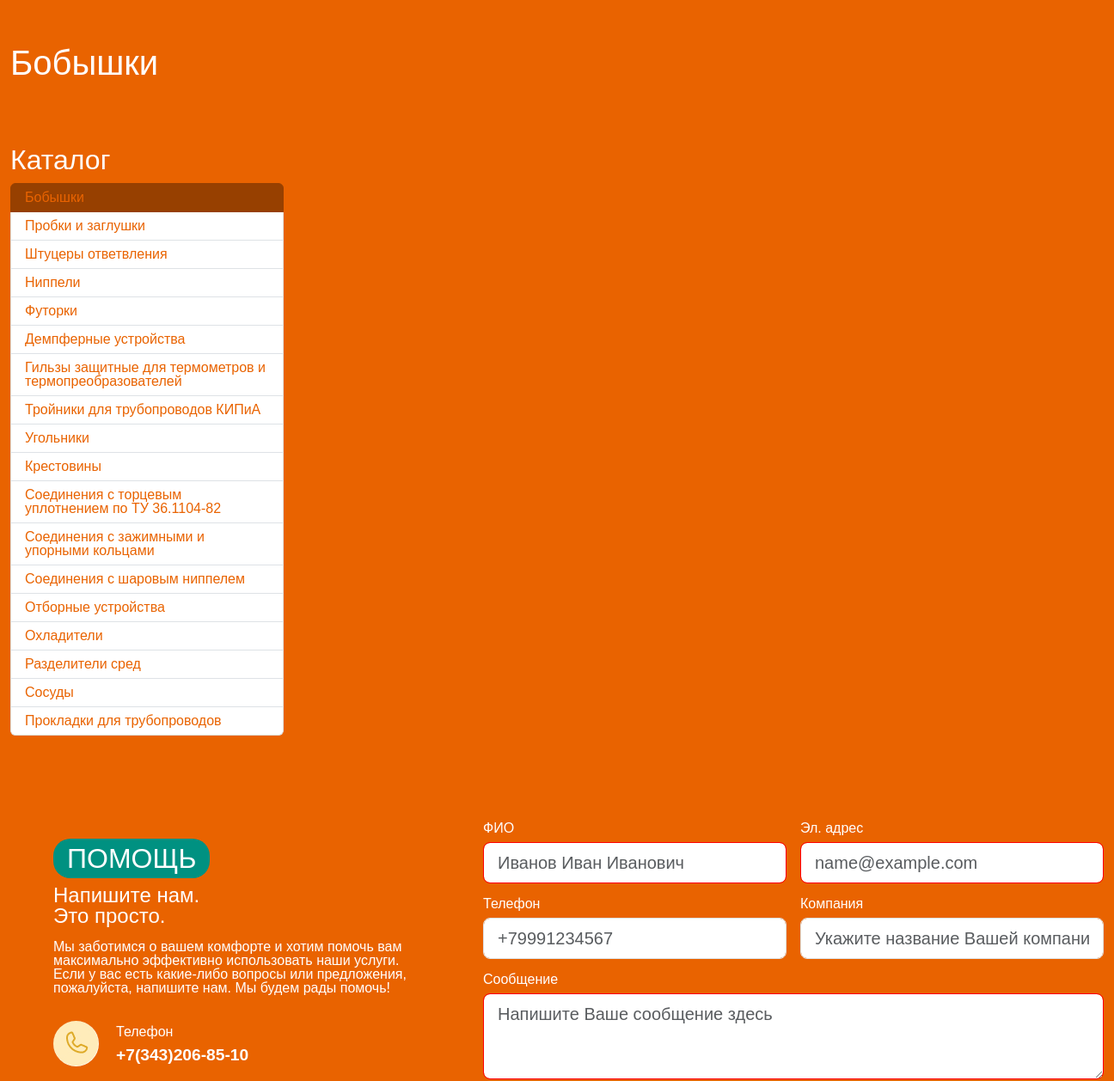
/group/bobyshki/ (middle part), run on an earlier commit of the app's database.
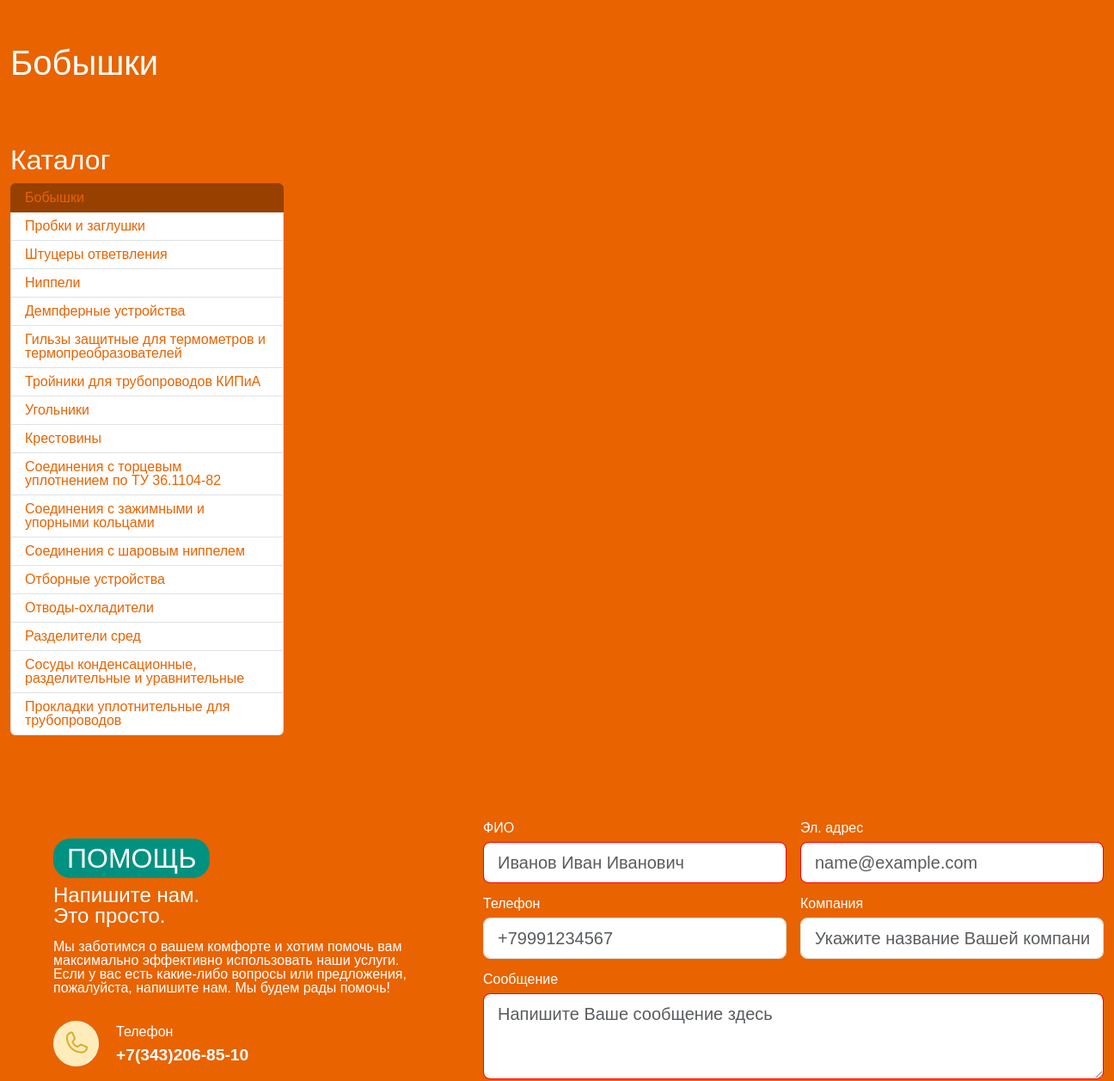
And on a later commit of the database.
### mainapp/models.py (models this page shows, shortened)
class Group(models.Model):
    name = models.CharField(max_length=255, unique=True)
    category = models.ForeignKey(Category, on_delete=models.CASCADE, related_name="category")
    url_img = models.TextField(blank=True)
    text = RichTextField(blank=True)
    slug = models.SlugField(max_length=128, unique=True)
    class Meta:
        verbose_name = "Группа"
        verbose_name_plural = "Группы"

### mainapp/views.py (the view)
# urls.py: path("group/<slug:slug>/", views.GroupPageView.as_view(), name="group"),
class GroupPageView(TemplateView):
    template_name = "mainapp/catalog-card.html"
    def get_context_data(self, slug=None, **kwargs):
        context = super().get_context_data(**kwargs)
        context["menu_name"] = "catalog"
        context["group_a"] = get_object_or_404(Group, slug=slug)
        pk = context["group_a"].category.id
        context["groups"] = Group.objects.all().filter(category=pk)
        ps = context["group_a"].id
        context["subgroups"] = Subgroup.objects.all().filter(group=ps)
        return context

### mainapp/templates/mainapp/catalog-card.html (shortened to what this page needs)
{% extends 'mainapp/base.html' %}
{% load static %}
{% block content %}
    <div class="container">
        <h1 class="title_page">{{ group_a.name }}</h1>
    </div>
    <div class="container catalog_block" style="margin-top: 50px">
        <div class="col-md-3 l_c" style="background: #E96300;color: white;">
            <h2 style="margin-top: 20px;" id="catalog-product"> Каталог</h2>
            <ul class="list-group">
                {% for group in groups %}
                <li class="list-group-item {% if group.slug == group_a.slug %}activ{% endif %}">
                    <a href="{% url 'mainapp:group' group.slug %}">{{ group.name }}</a> </li>
                {% endfor %}
            </ul>
        </div>
        <div class="col-md-10 col-sm-12 d-flex flex-wrap justify-content-around">
        </div>
    </div>
    {% block help %}
    {% include 'includes/inc_help.html' %}
    {% endblock %}
    {% endblock %}

What changed in the data, as far as the page shows it:
removed Group: name "Футорки"
changed Group: name "Охладители" → "Отводы-охладители"
changed Group: name "Сосуды" → "Сосуды конденсационные, разделительные и уравнительные"
changed Group: name "Прокладки для трубопроводов" → "Прокладки уплотнительные для трубопроводов"
